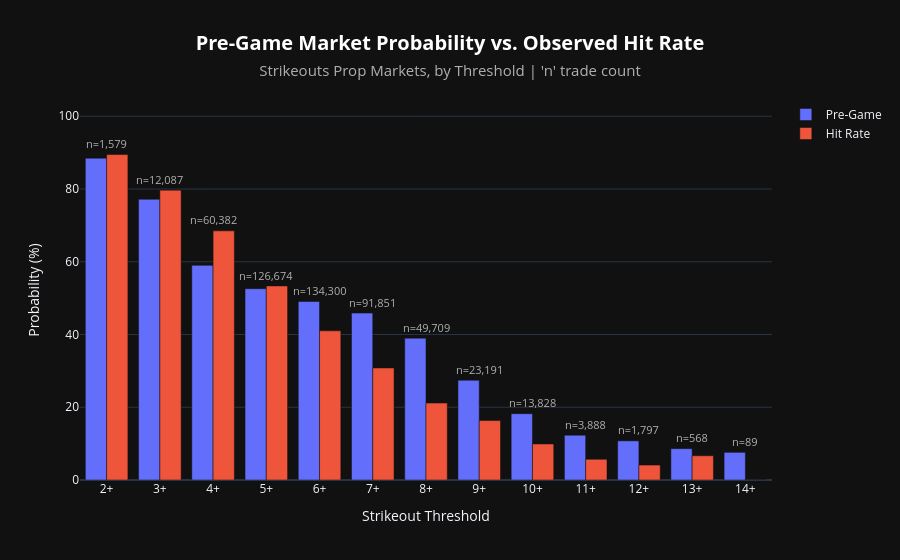

Source (notebook cell):
### Code cell
# Aggregate probabilities

results = []

for strikeouts, freq in sorted(strikeout_frequencies.items()):
    df = strikeouts_df[strikeouts_df['n_strikeouts'] == strikeouts].copy()

    pregame_prob, hit_rate, n = agg_probabilities(df, TRADES, DOLLAR_VOLUME)

    if n is None:
        continue

    players = player_hit_rates(df, 5, TRADES, DOLLAR_VOLUME) # Small number of observed markets

    results.append({
        'strikeouts'   : f"{strikeouts}+",
        'pregame_prob' : pregame_prob * 100,
        'hit_rate'     : hit_rate * 100,
        'n'            : n,
        'players'      : players
    })

results_df = pd.DataFrame(results)

fig = go.Figure()

fig.add_trace(go.Bar(
    x=results_df['strikeouts'],
    y=results_df['pregame_prob'],
    name='Pre-Game',
    customdata=results_df['n'],
    hovertemplate='Pre-Game Prob: %{y:.2f}%<br>Markets: %{customdata}<extra></extra>'
))

fig.add_trace(go.Bar(
    x=results_df['strikeouts'],
    y=results_df['hit_rate'],
    name='Hit Rate',
    customdata=results_df['n'],
    hovertemplate='Hit Rate: %{y:.2f}%<br>Markets: %{customdata}<extra></extra>'
))

max_height = results_df[['pregame_prob', 'hit_rate']].max(axis=1)

for x, n, height in zip(results_df['strikeouts'], results_df['n'], max_height):
    fig.add_annotation(
        x=x,
        y=height + 3,
        text=f"n={n:,.0f}",
        showarrow=False,
        font={'size': 11, 'color': '#b0b0b0'}
    )

fig.update_layout(
    template='plotly_dark',
    barmode='group',
    title={
        'text': (
            "<b>Pre-Game Market Probability vs. Observed Hit Rate</b><br>"
            "<span style='font-size: 15px; color: #b0b0b0;'>Strikeouts Prop Markets, by Threshold | 'n' trade count</span>"
        ),
        'font': {'size': 20, 'color': '#ffffff'},
        'x': 0.5,
        'xanchor': 'center'
    },
    xaxis_title='Strikeout Threshold',
    yaxis_title='Probability (%)',
    yaxis_range=[0, max_height.max() + 15],
    paper_bgcolor='#111111',
    plot_bgcolor='#111111',
    legend_title_text=''
)

fig.show()

### Figure 1 — Plotly figure (JSON) as saved in the notebook; plotly's stock layout.template omitted (floating-point values rounded to 4 significant figures)
{"data": [{"customdata": [1579, 12087, 60382, 126674, 134300, 91851, 49709, 23191, 13828, 3888, 1797, 568, 89], "hovertemplate": "Pre-Game Prob: %{y:.2f}%<br>Markets: %{customdata}<extra></extra>", "name": "Pre-Game", "type": "bar", "x": ["2+", "3+", "4+", "5+", "6+", "7+", "8+", "9+", "10+", "11+", "12+", "13+", "14+"], "y": [88.48, 77.18, 59.01, 52.6, 49.09, 45.88, 39.0, 27.43, 18.24, 12.32, 10.76, 8.616, 7.605]}, {"customdata": [1579, 12087, 60382, 126674, 134300, 91851, 49709, 23191, 13828, 3888, 1797, 568, 89], "hovertemplate": "Hit Rate: %{y:.2f}%<br>Markets: %{customdata}<extra></extra>", "name": "Hit Rate", "type": "bar", "x": ["2+", "3+", "4+", "5+", "6+", "7+", "8+", "9+", "10+", "11+", "12+", "13+", "14+"], "y": [89.47, 79.69, 68.5, 53.36, 41.01, 30.8, 21.14, 16.33, 9.905, 5.699, 4.11, 6.667, 0.0]}], "layout": {"annotations": [{"font": {"color": "#b0b0b0", "size": 11}, "showarrow": false, "text": "n=1,579", "x": "2+", "y": 92.47}, {"font": {"color": "#b0b0b0", "size": 11}, "showarrow": false, "text": "n=12,087", "x": "3+", "y": 82.69}, {"font": {"color": "#b0b0b0", "size": 11}, "showarrow": false, "text": "n=60,382", "x": "4+", "y": 71.5}, {"font": {"color": "#b0b0b0", "size": 11}, "showarrow": false, "text": "n=126,674", "x": "5+", "y": 56.36}, {"font": {"color": "#b0b0b0", "size": 11}, "showarrow": false, "text": "n=134,300", "x": "6+", "y": 52.09}, {"font": {"color": "#b0b0b0", "size": 11}, "showarrow": false, "text": "n=91,851", "x": "7+", "y": 48.88}, {"font": {"color": "#b0b0b0", "size": 11}, "showarrow": false, "text": "n=49,709", "x": "8+", "y": 42.0}, {"font": {"color": "#b0b0b0", "size": 11}, "showarrow": false, "text": "n=23,191", "x": "9+", "y": 30.43}, {"font": {"color": "#b0b0b0", "size": 11}, "showarrow": false, "text": "n=13,828", "x": "10+", "y": 21.24}, {"font": {"color": "#b0b0b0", "size": 11}, "showarrow": false, "text": "n=3,888", "x": "11+", "y": 15.32}, {"font": {"color": "#b0b0b0", "size": 11}, "showarrow": false, "text": "n=1,797", "x": "12+", "y": 13.76}, {"font": {"color": "#b0b0b0", "size": 11}, "showarrow": false, "text": "n=568", "x": "13+", "y": 11.62}, {"font": {"color": "#b0b0b0", "size": 11}, "showarrow": false, "text": "n=89", "x": "14+", "y": 10.6}], "barmode": "group", "legend": {"title": {"text": ""}}, "paper_bgcolor": "#111111", "plot_bgcolor": "#111111", "title": {"font": {"color": "#ffffff", "size": 20}, "text": "<b>Pre-Game Market Probability vs. Observed Hit Rate</b><br><span style='font-size: 15px; color: #b0b0b0;'>Strikeouts Prop Markets, by Threshold | 'n' trade count</span>", "x": 0.5, "xanchor": "center"}, "xaxis": {"title": {"text": "Strikeout Threshold"}}, "yaxis": {"range": [0, 104.5], "title": {"text": "Probability (%)"}}}}
